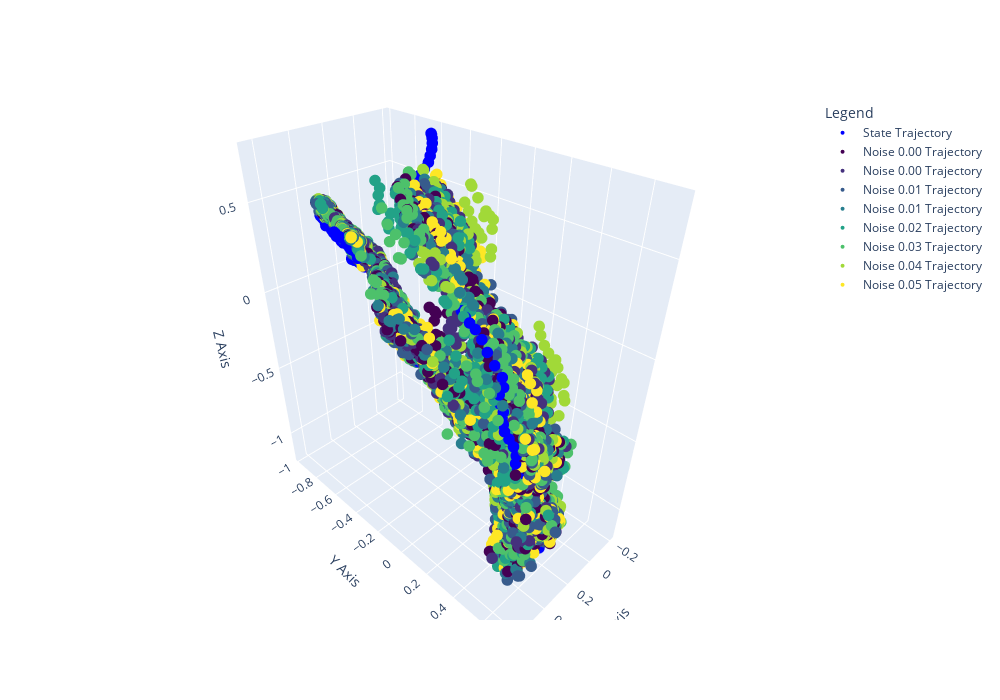

Notebook cell for this chart:
### Code cell
import plotly.graph_objects as go
import plotly.colors as pc
import numpy as np

# --- 1. Mock Data Setup (Replace this with your actual variables) ---
# Assuming N=8 based on your code
N = 8
# states = np.random.rand(20, 3)  # Dummy state data
# results = np.random.rand(20, N, 1, 3) # Dummy results data matching your slicing
# noises = np.linspace(0.1, 0.9, N) # Dummy noises labels

# --- 2. Color Setup ---
# Plotly has a helper to sample colorscales just like plt.get_cmap
# This gets N colors from Viridis evenly spaced from 0 to 1
colors = pc.sample_colorscale('Viridis', np.linspace(0, 1, N))

# --- 3. Initialize Figure ---
fig = go.Figure()

# --- 4. Plot State Trajectory (The Blue Scatter) ---
fig.add_trace(go.Scatter3d(
    x=states[:, 0],
    y=states[:, 1],
    z=states[:, 2],
    mode='markers',  # Use 'markers' for scatter, 'lines' for plot
    name='State Trajectory',
    marker=dict(
        size=4,      # Adjust point size
        color='blue'
    )
))

# --- 5. Loop and Plot Noise Trajectories ---
for i in range(N):
    # Extract data exactly as you did in Matplotlib
    # .flatten() ensures it is a simple 1D array for Plotly
    ac_x = results[:, i, :, 0].flatten()
    ac_y = results[:, i, :, 1].flatten()
    ac_z = results[:, i, :, 2].flatten()
    
    fig.add_trace(go.Scatter3d(
        x=ac_x,
        y=ac_y,
        z=ac_z,
        mode='markers',
        name=f"Noise {noises[i]:.2f} Trajectory", # Formatted label
        marker=dict(
            size=4,
            color=colors[i] # Use the sampled color
        )
    ))

# --- 6. Layout Settings (Labels & Legend) ---
fig.update_layout(
    width=1000, height=700, # figsize=(10, 7) approx equivalent
    scene=dict(
        xaxis_title='X Axis',
        yaxis_title='Y Axis',
        zaxis_title='Z Axis'
    ),
    legend=dict(title="Legend")
)

fig.show()

### Figure 1 — Plotly figure (JSON) as saved in the notebook; plotly's stock layout.template omitted (floating-point values rounded to 4 significant figures; data arrays with more than 128 entries replaced by an {"elided": "..."} marker saying what was removed)
{"data": [{"marker": {"color": "blue", "size": 4}, "mode": "markers", "name": "State Trajectory", "type": "scatter3d", "x": {"elided": "260 float values"}, "y": {"elided": "260 float values"}, "z": {"elided": "260 float values"}}, {"marker": {"color": "rgb(68, 1, 84)", "size": 4}, "mode": "markers", "name": "Noise 0.00 Trajectory", "type": "scatter3d", "x": {"elided": "8320 float values"}, "y": {"elided": "8320 float values"}, "z": {"elided": "8320 float values"}}, {"marker": {"color": "rgb(69, 49, 125)", "size": 4}, "mode": "markers", "name": "Noise 0.00 Trajectory", "type": "scatter3d", "x": {"elided": "8320 float values"}, "y": {"elided": "8320 float values"}, "z": {"elided": "8320 float values"}}, {"marker": {"color": "rgb(55, 91, 140)", "size": 4}, "mode": "markers", "name": "Noise 0.01 Trajectory", "type": "scatter3d", "x": {"elided": "8320 float values"}, "y": {"elided": "8320 float values"}, "z": {"elided": "8320 float values"}}, {"marker": {"color": "rgb(40, 126, 142)", "size": 4}, "mode": "markers", "name": "Noise 0.01 Trajectory", "type": "scatter3d", "x": {"elided": "8320 float values"}, "y": {"elided": "8320 float values"}, "z": {"elided": "8320 float values"}}, {"marker": {"color": "rgb(34, 162, 135)", "size": 4}, "mode": "markers", "name": "Noise 0.02 Trajectory", "type": "scatter3d", "x": {"elided": "8320 float values"}, "y": {"elided": "8320 float values"}, "z": {"elided": "8320 float values"}}, {"marker": {"color": "rgb(77, 193, 107)", "size": 4}, "mode": "markers", "name": "Noise 0.03 Trajectory", "type": "scatter3d", "x": {"elided": "8320 float values"}, "y": {"elided": "8320 float values"}, "z": {"elided": "8320 float values"}}, {"marker": {"color": "rgb(161, 217, 56)", "size": 4}, "mode": "markers", "name": "Noise 0.04 Trajectory", "type": "scatter3d", "x": {"elided": "8320 float values"}, "y": {"elided": "8320 float values"}, "z": {"elided": "8320 float values"}}, {"marker": {"color": "rgb(253, 231, 37)", "size": 4}, "mode": "markers", "name": "Noise 0.05 Trajectory", "type": "scatter3d", "x": {"elided": "8320 float values"}, "y": {"elided": "8320 float values"}, "z": {"elided": "8320 float values"}}], "layout": {"height": 700, "legend": {"title": {"text": "Legend"}}, "scene": {"xaxis": {"title": {"text": "X Axis"}}, "yaxis": {"title": {"text": "Y Axis"}}, "zaxis": {"title": {"text": "Z Axis"}}}, "width": 1000}}
